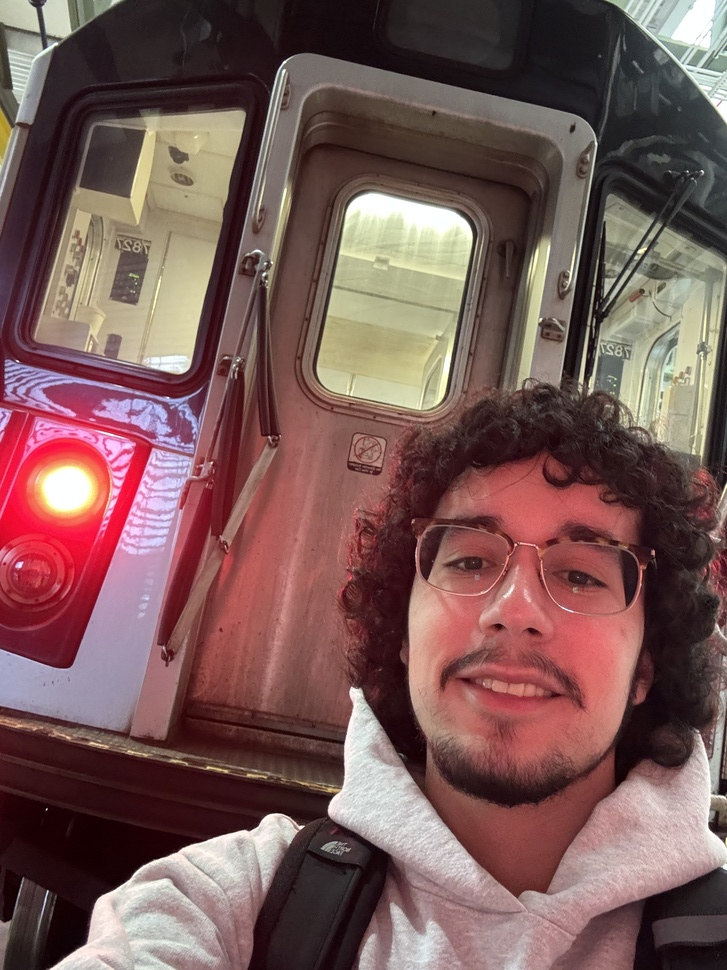
#> input picture IMG_3038.jpeg, 727 x 970 px, shrunk from 2316 x 3088 before the run, found by its file name
$ python Lab7-2.py
#> lines starting #> are read from the running program, lines starting #| are printed output that depends on the picture
import numpy as np
import cv2
import matplotlib.pyplot as plt
from numpy.fft import fft2, ifft2, fftshift, ifftshift

# Load and convert image to float
img = cv2.imread('IMG_3038.jpeg', cv2.IMREAD_GRAYSCALE)
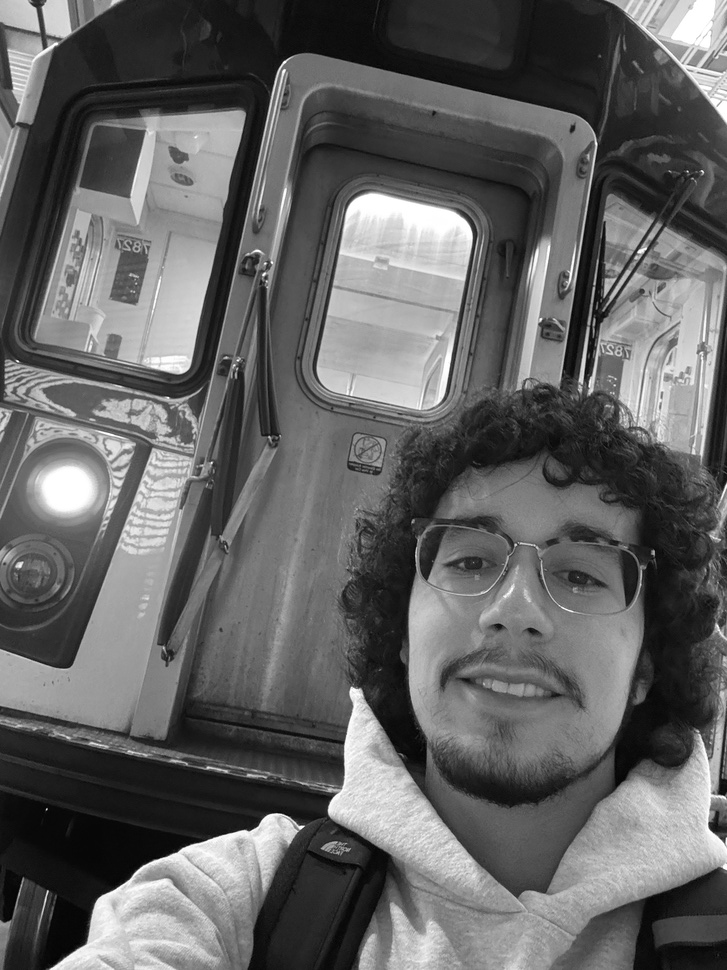
#> img: shape (970, 727); min 0, max 255, mean 98.8
img = img.astype(np.float64)
rows, cols = img.shape
#> rows = 970; cols = 727

# Frequency grid
u = np.arange(cols) - cols // 2
#> u = 727 values from -363 to 363
v = np.arange(rows) - rows // 2
#> v = 970 values from -485 to 484
U, V = np.meshgrid(u, v)
D2 = U**2 + V**2

# Shifted FFT
F = fftshift(fft2(img))

# Inverted PSF High-Pass Filter (Gaussian subtraction)
sigma = 30
low_pass = np.exp(-D2 / (2 * sigma**2))
high_pass_psf = 1 - low_pass
G_psf = F * high_pass_psf
img_psf = np.real(ifft2(ifftshift(G_psf)))
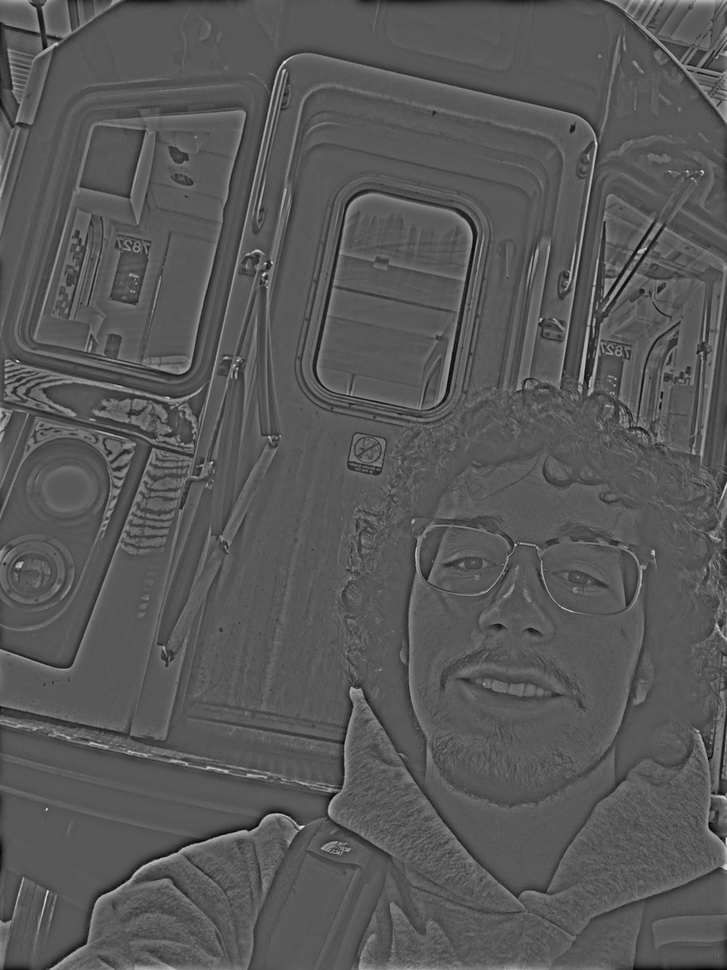
#> img_psf: shape (970, 727) float64; min -109.1, max 205.5, mean 0; drawn with min black and max white

# Sharp High-Pass Filter (small sigma)
sharp_sigma = 5
low_pass_sharp = np.exp(-D2 / (2 * sharp_sigma**2))
high_pass_sharp = 1 - low_pass_sharp
G_sharp = F * high_pass_sharp
img_sharp = np.real(ifft2(ifftshift(G_sharp)))
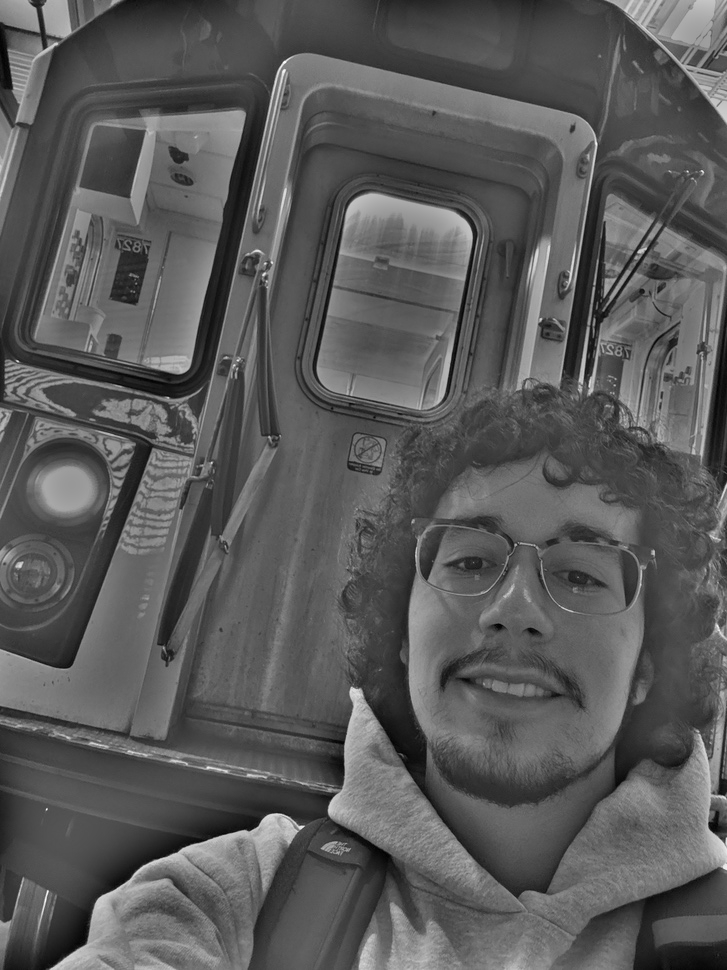
#> img_sharp: shape (970, 727) float64; min -109.5, max 200.9, mean 0; drawn with min black and max white

# Laplacian High-Pass Filter
H_lap = -(U**2 + V**2).astype(np.float64)
H_lap /= np.max(np.abs(H_lap))  # Normalize
G_lap = F * H_lap
img_lap = np.real(ifft2(ifftshift(G_lap)))
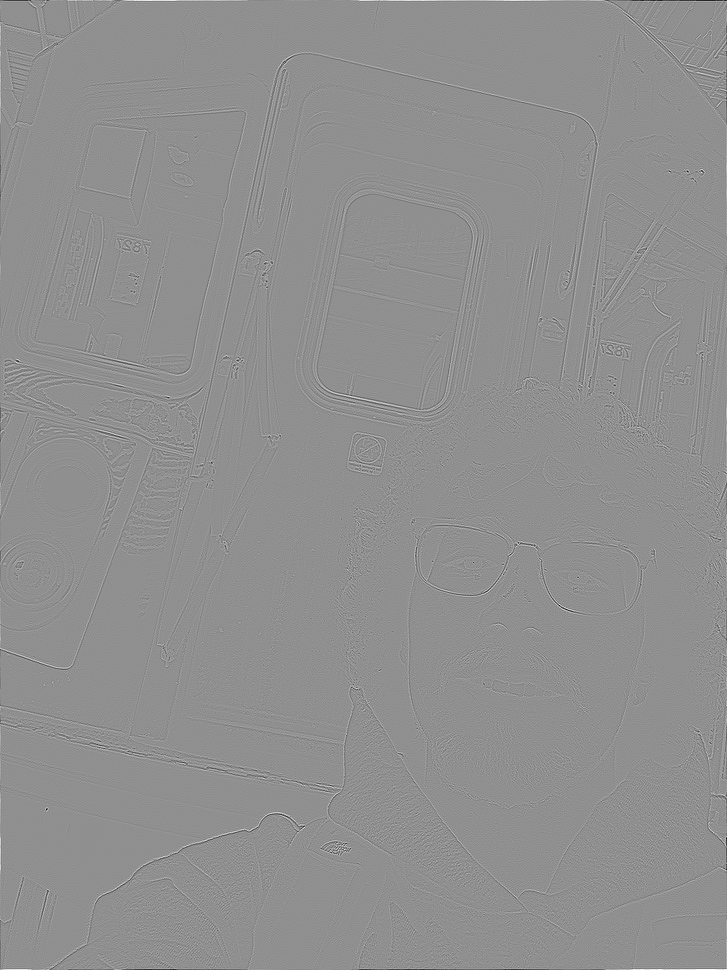
#> img_lap: shape (970, 727) float64; min -33.24, max 25.66, mean 0; drawn with min black and max white

# Plot results
plt.figure(figsize=(14, 5))

plt.subplot(1, 4, 1)
plt.imshow(img, cmap='gray')
plt.title('Original Image')
plt.axis('off')

plt.subplot(1, 4, 2)
plt.imshow(np.clip(img_psf, 0, 255), cmap='gray')
plt.title('Inverted PSF High Pass')
plt.axis('off')

plt.subplot(1, 4, 3)
plt.imshow(np.clip(img_sharp, 0, 255), cmap='gray')
plt.title('Sharp High Pass')
plt.axis('off')

plt.subplot(1, 4, 4)
plt.imshow(np.clip(np.abs(10 * img_lap), 0, 255), cmap='gray')  # Boosted for visibility
plt.title('Laplacian High Pass')
plt.axis('off')

plt.tight_layout()
plt.show()
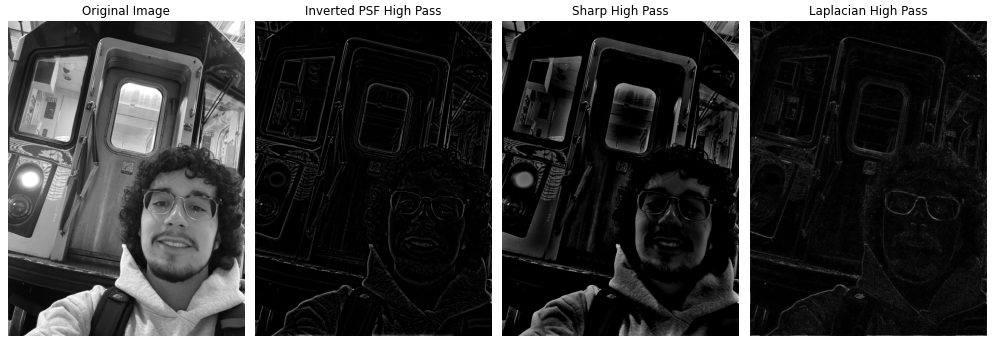
#> figure drawn by matplotlib, 4 panels

$ run again, with car.png saved as IMG_3038.jpeg
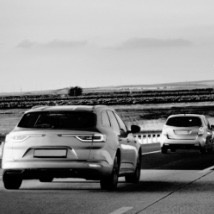
#> input picture car.png, 214 x 214 px, found by its file name
#> img is the input picture: shape (214, 214); min 0, max 255, mean 137.9
#> `img_lap = np.real(ifft2(ifftshift(G_lap)))`:
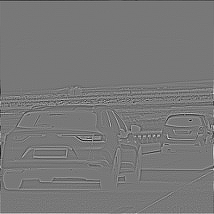
#> img_lap: shape (214, 214) float64; min -26.12, max 29.24, mean 0; drawn with min black and max white
#> `plt.show()`:
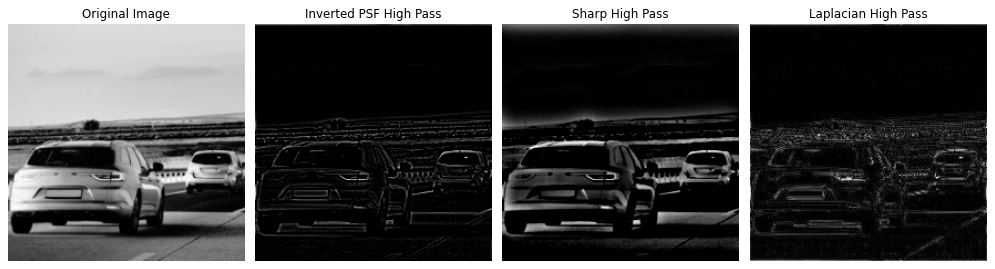
#> figure drawn by matplotlib, 4 panels

$ run again, with plane.png saved as IMG_3038.jpeg
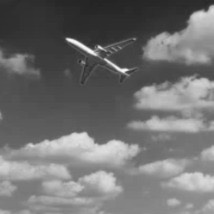
#> input picture plane.png, 214 x 214 px, found by its file name
#> img is the input picture: shape (214, 214); min 35, max 254, mean 112.3
#> `img_lap = np.real(ifft2(ifftshift(G_lap)))`:
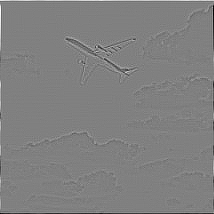
#> img_lap: shape (214, 214) float64; min -14.24, max 14.03, mean 3.23e-17; drawn with min black and max white
#> `plt.show()`:
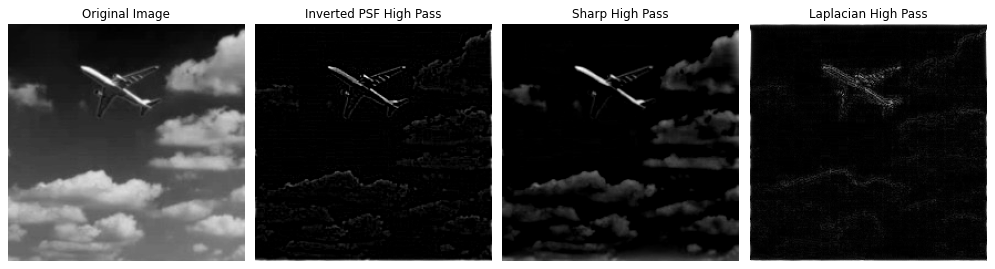
#> figure drawn by matplotlib, 4 panels
